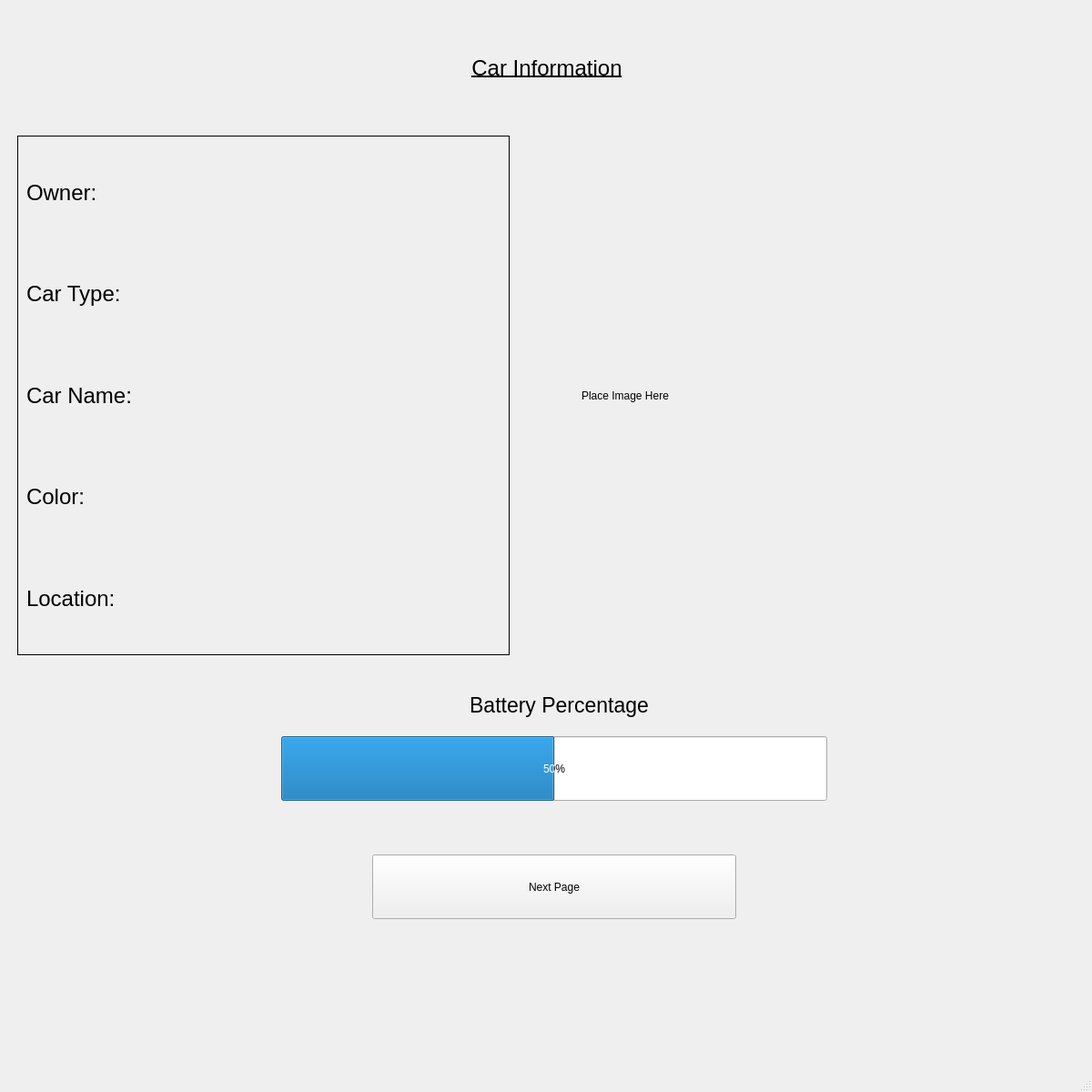
<?xml version="1.0" encoding="UTF-8"?>
<ui version="4.0">
 <class>MainWindow</class>
 <widget class="QMainWindow" name="MainWindow">
  <property name="geometry">
   <rect>
    <x>0</x>
    <y>0</y>
    <width>1200</width>
    <height>1200</height>
   </rect>
  </property>
  <property name="minimumSize">
   <size>
    <width>1200</width>
    <height>1200</height>
   </size>
  </property>
  <property name="maximumSize">
   <size>
    <width>1200</width>
    <height>1200</height>
   </size>
  </property>
  <property name="windowTitle">
   <string>MainWindow</string>
  </property>
  <widget class="QWidget" name="centralwidget">
   <layout class="QVBoxLayout" name="verticalLayout_3">
    <item>
     <widget class="QStackedWidget" name="stackedPages">
      <property name="currentIndex">
       <number>0</number>
      </property>
      <widget class="QWidget" name="carInformationPage">
       <widget class="QPushButton" name="nextPageButton">
        <property name="geometry">
         <rect>
          <x>400</x>
          <y>930</y>
          <width>400</width>
          <height>71</height>
         </rect>
        </property>
        <property name="text">
         <string>Next Page</string>
        </property>
       </widget>
       <widget class="QProgressBar" name="batteryPercentageBar">
        <property name="geometry">
         <rect>
          <x>300</x>
          <y>800</y>
          <width>600</width>
          <height>71</height>
         </rect>
        </property>
        <property name="value">
         <number>50</number>
        </property>
       </widget>
       <widget class="QLabel" name="pageTitleLabel">
        <property name="geometry">
         <rect>
          <x>420</x>
          <y>30</y>
          <width>344</width>
          <height>71</height>
         </rect>
        </property>
        <property name="minimumSize">
         <size>
          <width>231</width>
          <height>71</height>
         </size>
        </property>
        <property name="font">
         <font>
          <pointsize>18</pointsize>
          <underline>true</underline>
         </font>
        </property>
        <property name="text">
         <string>Car Information</string>
        </property>
        <property name="alignment">
         <set>Qt::AlignCenter</set>
        </property>
       </widget>
       <widget class="QLabel" name="imageLabel">
        <property name="geometry">
         <rect>
          <x>630</x>
          <y>150</y>
          <width>501</width>
          <height>551</height>
         </rect>
        </property>
        <property name="text">
         <string>Place Image Here</string>
        </property>
       </widget>
       <widget class="QLabel" name="batteryPercentageLabel">
        <property name="geometry">
         <rect>
          <x>380</x>
          <y>730</y>
          <width>451</width>
          <height>71</height>
         </rect>
        </property>
        <property name="font">
         <font>
          <pointsize>17</pointsize>
         </font>
        </property>
        <property name="text">
         <string>Battery Percentage</string>
        </property>
        <property name="alignment">
         <set>Qt::AlignCenter</set>
        </property>
       </widget>
       <widget class="QFrame" name="infoFrame">
        <property name="geometry">
         <rect>
          <x>10</x>
          <y>140</y>
          <width>541</width>
          <height>571</height>
         </rect>
        </property>
        <property name="frameShape">
         <enum>QFrame::Box</enum>
        </property>
        <layout class="QGridLayout" name="gridLayout">
         <item row="0" column="0">
          <widget class="QLabel" name="ownerLabel">
           <property name="font">
            <font>
             <pointsize>18</pointsize>
            </font>
           </property>
           <property name="text">
            <string>Owner:</string>
           </property>
          </widget>
         </item>
         <item row="1" column="0">
          <widget class="QLabel" name="carTypeLabel">
           <property name="font">
            <font>
             <pointsize>18</pointsize>
            </font>
           </property>
           <property name="text">
            <string>Car Type:</string>
           </property>
          </widget>
         </item>
         <item row="2" column="0">
          <widget class="QLabel" name="carNameLabel">
           <property name="font">
            <font>
             <pointsize>18</pointsize>
            </font>
           </property>
           <property name="text">
            <string>Car Name:</string>
           </property>
          </widget>
         </item>
         <item row="3" column="0">
          <widget class="QLabel" name="colorLabel">
           <property name="font">
            <font>
             <pointsize>18</pointsize>
            </font>
           </property>
           <property name="text">
            <string>Color:</string>
           </property>
          </widget>
         </item>
         <item row="4" column="0">
          <widget class="QLabel" name="locationLabel">
           <property name="font">
            <font>
             <pointsize>18</pointsize>
            </font>
           </property>
           <property name="text">
            <string>Location:</string>
           </property>
          </widget>
         </item>
        </layout>
       </widget>
      </widget>
      <widget class="QWidget" name="memberPage">
       <widget class="QLabel" name="listNameLabel">
        <property name="geometry">
         <rect>
          <x>440</x>
          <y>20</y>
          <width>300</width>
          <height>51</height>
         </rect>
        </property>
        <property name="maximumSize">
         <size>
          <width>300</width>
          <height>80</height>
         </size>
        </property>
        <property name="font">
         <font>
          <pointsize>18</pointsize>
         </font>
        </property>
        <property name="text">
         <string>Member List</string>
        </property>
        <property name="alignment">
         <set>Qt::AlignCenter</set>
        </property>
       </widget>
       <widget class="QListWidget" name="listWidget">
        <property name="geometry">
         <rect>
          <x>200</x>
          <y>100</y>
          <width>800</width>
          <height>591</height>
         </rect>
        </property>
        <property name="maximumSize">
         <size>
          <width>800</width>
          <height>800</height>
         </size>
        </property>
        <property name="font">
         <font>
          <pointsize>12</pointsize>
         </font>
        </property>
       </widget>
       <widget class="QPushButton" name="addMemberButton">
        <property name="geometry">
         <rect>
          <x>210</x>
          <y>750</y>
          <width>380</width>
          <height>70</height>
         </rect>
        </property>
        <property name="minimumSize">
         <size>
          <width>0</width>
          <height>70</height>
         </size>
        </property>
        <property name="maximumSize">
         <size>
          <width>500</width>
          <height>70</height>
         </size>
        </property>
        <property name="text">
         <string>Add Member</string>
        </property>
       </widget>
       <widget class="QPushButton" name="pageBackwardsButton">
        <property name="geometry">
         <rect>
          <x>350</x>
          <y>910</y>
          <width>500</width>
          <height>70</height>
         </rect>
        </property>
        <property name="minimumSize">
         <size>
          <width>500</width>
          <height>70</height>
         </size>
        </property>
        <property name="maximumSize">
         <size>
          <width>500</width>
          <height>70</height>
         </size>
        </property>
        <property name="text">
         <string>Previous Page</string>
        </property>
       </widget>
       <widget class="QPushButton" name="removeMemberButton">
        <property name="geometry">
         <rect>
          <x>610</x>
          <y>750</y>
          <width>380</width>
          <height>70</height>
         </rect>
        </property>
        <property name="minimumSize">
         <size>
          <width>0</width>
          <height>70</height>
         </size>
        </property>
        <property name="maximumSize">
         <size>
          <width>500</width>
          <height>70</height>
         </size>
        </property>
        <property name="text">
         <string>Remove Member</string>
        </property>
       </widget>
      </widget>
     </widget>
    </item>
   </layout>
  </widget>
  <widget class="QMenuBar" name="menubar">
   <property name="geometry">
    <rect>
     <x>0</x>
     <y>0</y>
     <width>1200</width>
     <height>37</height>
    </rect>
   </property>
  </widget>
  <widget class="QStatusBar" name="statusbar"/>
 </widget>
 <resources/>
 <connections/>
</ui>
